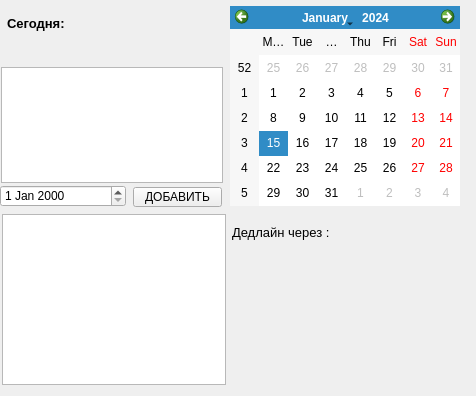
<?xml version="1.0" encoding="UTF-8"?>
<ui version="4.0">
 <class>MainWindow</class>
 <widget class="QMainWindow" name="MainWindow">
  <property name="geometry">
   <rect>
    <x>0</x>
    <y>0</y>
    <width>476</width>
    <height>396</height>
   </rect>
  </property>
  <property name="font">
   <font>
    <weight>50</weight>
    <bold>false</bold>
   </font>
  </property>
  <property name="windowTitle">
   <string>Задачник</string>
  </property>
  <widget class="QWidget" name="centralwidget">
   <widget class="QPushButton" name="pushButton">
    <property name="geometry">
     <rect>
      <x>133</x>
      <y>187</y>
      <width>89</width>
      <height>20</height>
     </rect>
    </property>
    <property name="text">
     <string>ДОБАВИТЬ</string>
    </property>
   </widget>
   <widget class="QCalendarWidget" name="calendarWidget">
    <property name="geometry">
     <rect>
      <x>230</x>
      <y>6</y>
      <width>230</width>
      <height>200</height>
     </rect>
    </property>
    <property name="font">
     <font>
      <pointsize>9</pointsize>
     </font>
    </property>
   </widget>
   <widget class="QPlainTextEdit" name="plainTextEdit">
    <property name="geometry">
     <rect>
      <x>1</x>
      <y>67</y>
      <width>222</width>
      <height>116</height>
     </rect>
    </property>
    <property name="styleSheet">
     <string notr="true">selection-color: rgb(85, 255, 255);
color: rgb(0, 0, 0);
color: rgb(0, 255, 255);
font: 8pt &quot;MingLiU_HKSCS-ExtB&quot;;</string>
    </property>
   </widget>
   <widget class="QDateEdit" name="dateEdit">
    <property name="geometry">
     <rect>
      <x>0</x>
      <y>185</y>
      <width>126</width>
      <height>22</height>
     </rect>
    </property>
   </widget>
   <widget class="QTextBrowser" name="textBrowser">
    <property name="geometry">
     <rect>
      <x>2</x>
      <y>214</y>
      <width>224</width>
      <height>171</height>
     </rect>
    </property>
   </widget>
   <widget class="QLabel" name="label">
    <property name="geometry">
     <rect>
      <x>7</x>
      <y>8</y>
      <width>212</width>
      <height>30</height>
     </rect>
    </property>
    <property name="font">
     <font>
      <pointsize>10</pointsize>
      <weight>75</weight>
      <bold>true</bold>
     </font>
    </property>
    <property name="text">
     <string>Сегодня: </string>
    </property>
   </widget>
   <widget class="QLabel" name="label_2">
    <property name="geometry">
     <rect>
      <x>232</x>
      <y>219</y>
      <width>148</width>
      <height>27</height>
     </rect>
    </property>
    <property name="font">
     <font>
      <pointsize>10</pointsize>
     </font>
    </property>
    <property name="text">
     <string>Дедлайн через :</string>
    </property>
   </widget>
  </widget>
 </widget>
 <resources/>
 <connections/>
</ui>
